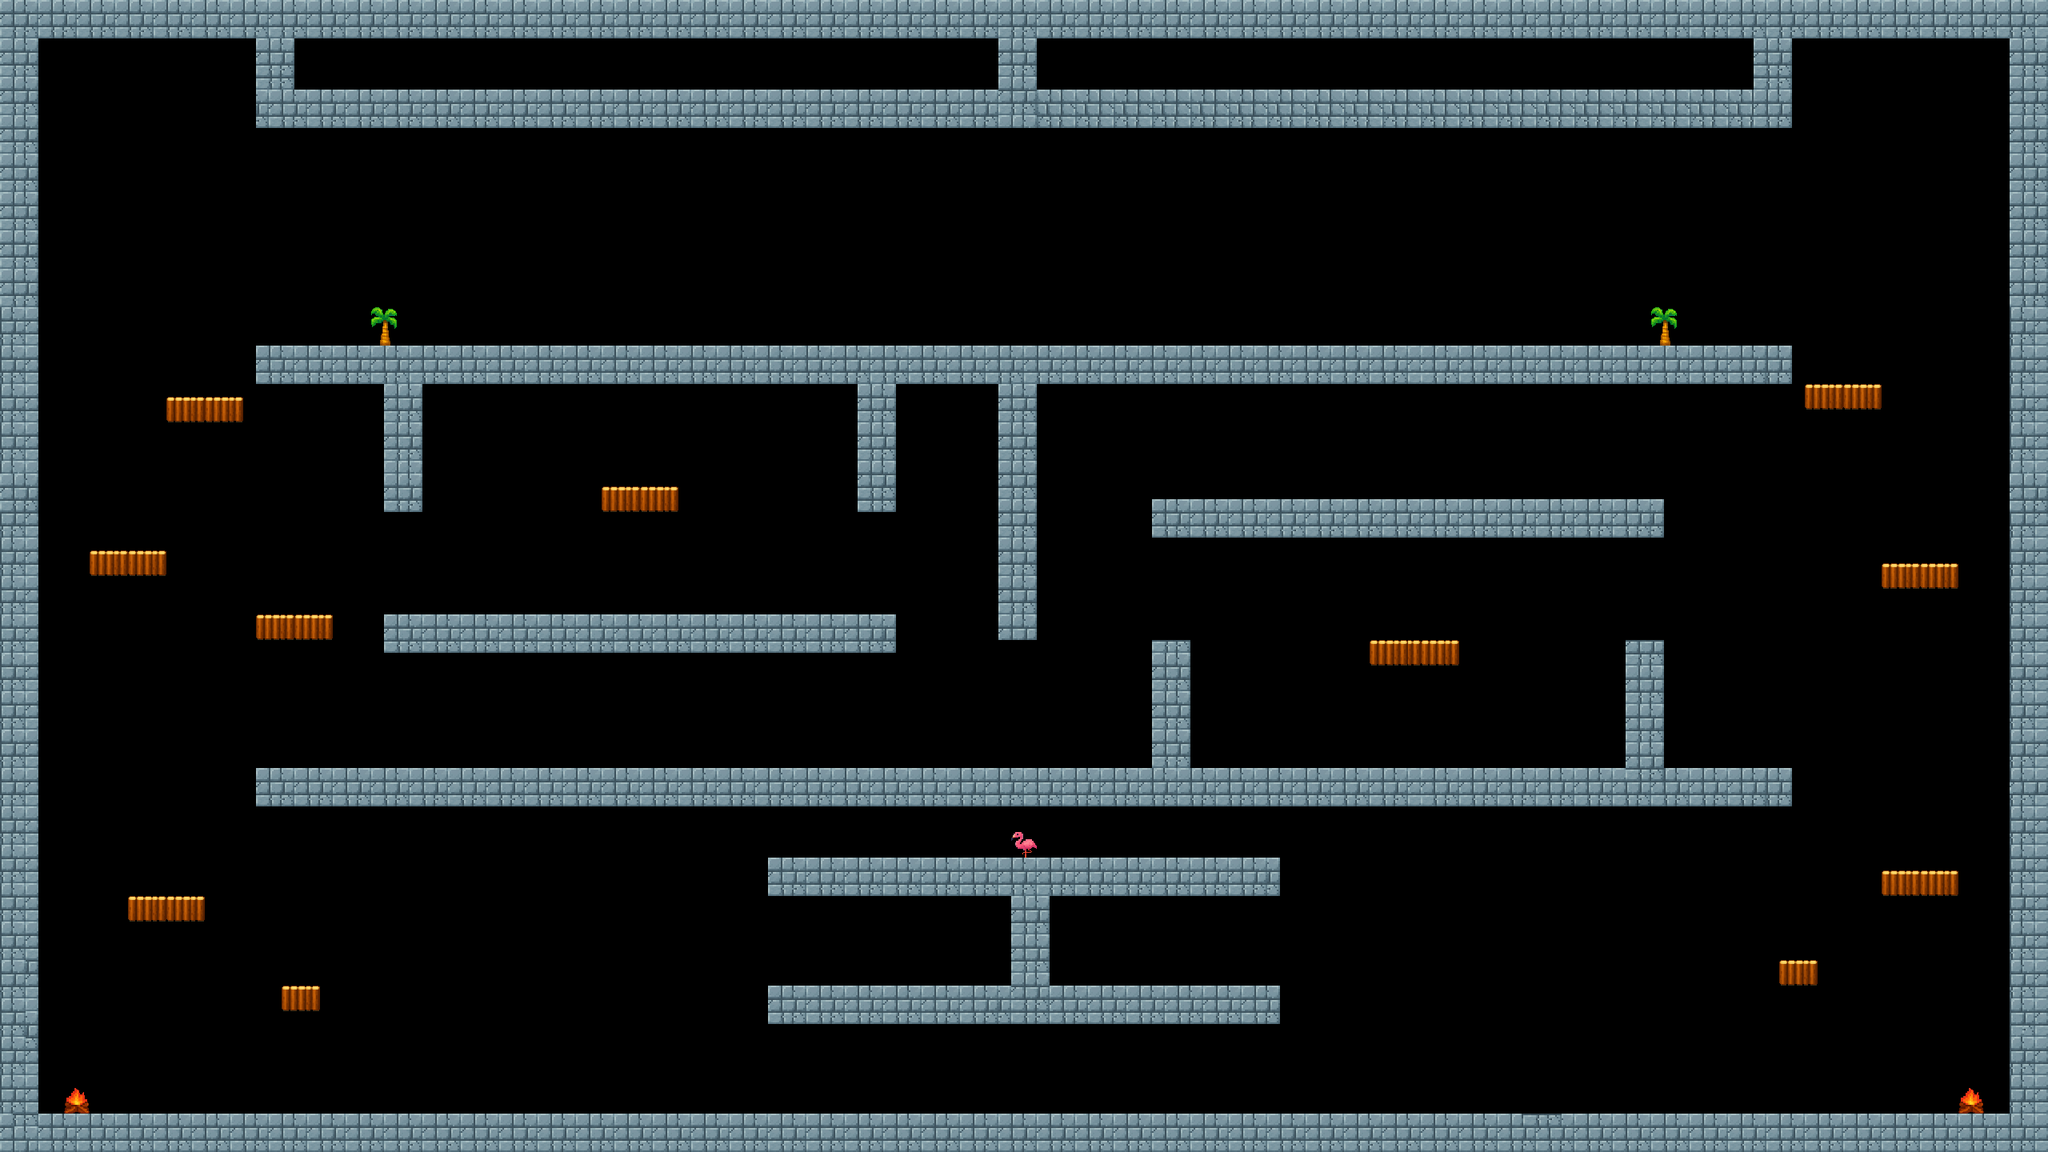

Tiled map render using the project's own tile images. Description and the map definition, with tile-layer contents summarised, below:
An orthogonal 160x90 tile map with 16x16 px tiles, 1 tile layer (Tile Layer 1) and 57 objects (11x Platform, 10x SummerTraps, 4x Chest, 4x Enemy, Player, ...).

<map version="1.10" tiledversion="1.11.2" orientation="orthogonal" renderorder="right-down" width="160" height="90" tilewidth="16" tileheight="16" infinite="0" nextlayerid="5" nextobjectid="63">
 <tileset firstgid="1" source="summer_terrain.tsx" />
 <layer id="1" name="Tile Layer 1" width="160" height="90">
  <data>[14400 cells, 3409 non-empty, 31 distinct tile ids]</data>
 </layer>
 <objectgroup id="2" name="Collision">
  <object id="1" x="0" y="0" width="2560" height="48" />
  <object id="2" x="0" y="48" width="48" height="1392" />
  <object id="3" x="48" y="1392" width="2512" height="48" />
  <object id="4" x="2512" y="48" width="48" height="1344" />
  <object id="5" x="320" y="48" width="48" height="112" />
  <object id="6" x="368" y="112" width="880" height="48" />
  <object id="7" x="1248" y="48" width="48" height="112" />
  <object id="8" x="1296" y="112" width="896" height="48" />
  <object id="9" x="2192" y="48" width="48" height="112" />
  <object id="10" x="320" y="432" width="1920" height="48" />
  <object id="11" x="2064" y="384" width="32" height="48" />
  <object id="12" x="464" y="384" width="32" height="48" />
  <object id="13" type="Platform" x="208" y="496" width="96" height="32" />
  <object id="14" type="Platform" x="112" y="688" width="96" height="32" />
  <object id="15" type="Platform" x="320" y="768" width="96" height="32" />
  <object id="16" type="Platform" x="752" y="608" width="96" height="32" />
  <object id="17" x="480" y="480" width="48" height="160" />
  <object id="18" x="480" y="768" width="640" height="48" />
  <object id="19" x="1072" y="480" width="48" height="160" />
  <object id="20" type="Platform" x="160" y="1120" width="96" height="32" />
  <object id="23" type="Platform" x="352" y="1232" width="48" height="32" />
  <object id="24" x="320" y="960" width="1920" height="48" />
  <object id="25" x="1248" y="480" width="48" height="320" />
  <object id="26" x="1440" y="800" width="48" height="160" />
  <object id="27" x="1440" y="624" width="640" height="48" />
  <object id="28" x="2032" y="800" width="48" height="160" />
  <object id="29" type="Platform" x="1712" y="800" width="112" height="32" />
  <object id="30" type="Platform" x="2256" y="480" width="96" height="32" />
  <object id="31" type="Platform" x="2352" y="704" width="96" height="32" />
  <object id="32" type="Platform" x="2352" y="1088" width="96" height="32" />
  <object id="33" type="Platform" x="2224" y="1200" width="48" height="32" />
  <object id="34" x="2448" y="1360" width="32" height="32" />
  <object id="35" x="1264" y="1040" width="32" height="32" />
  <object id="36" x="960" y="1072" width="640" height="48" />
  <object id="37" x="960" y="1232" width="640" height="48" />
  <object id="38" x="1264" y="1120" width="48" height="112" />
  <object id="39" x="80" y="1360" width="32" height="32" />
 </objectgroup>
 <objectgroup id="4" name="SpawnPoint">
  <object id="41" name="Player" type="Player" x="160" y="1328" width="64" height="64" />
  <object id="43" name="SandFlag" type="FinishFlag" x="1088" y="1168" width="64" height="64">
   <properties>
    <property name="SpriteAmount" type="int" value="1" />
   </properties>
  </object>
  <object id="44" name="BeachBall" type="Chest" x="768" y="544" width="64" height="64">
   <properties>
    <property name="SpriteAmount" type="int" value="4" />
    <property name="isEmpty" type="bool" value="true" />
   </properties>
  </object>
  <object id="46" name="BeachBall" type="Chest" x="1632" y="368" width="64" height="64">
   <properties>
    <property name="SpriteAmount" type="int" value="4" />
    <property name="isEmpty" type="bool" value="false" />
   </properties>
  </object>
  <object id="47" name="BeachBall" type="Chest" x="800" y="368" width="64" height="64">
   <properties>
    <property name="SpriteAmount" type="int" value="4" />
    <property name="isEmpty" type="bool" value="true" />
   </properties>
  </object>
  <object id="48" name="Two Skulled Bird" type="Enemy" x="624" y="1152" width="64" height="64">
   <properties>
    <property name="negativeTile" type="float" value="17" />
    <property name="positiveTile" type="float" value="17" />
    <property name="velocity" type="float" value="120" />
   </properties>
  </object>
  <object id="49" name="Two Skulled Bird" type="Enemy" x="1872" y="1120" width="64" height="64">
   <properties>
    <property name="negativeTile" type="float" value="17" />
    <property name="positiveTile" type="float" value="17" />
    <property name="velocity" type="float" value="120" />
   </properties>
  </object>
  <object id="54" name="Chubby Buck Tooth" type="Enemy" x="896" y="368" width="64" height="64">
   <properties>
    <property name="negativeTile" type="float" value="25" />
    <property name="positiveTile" type="float" value="25" />
    <property name="velocity" type="float" value="150" />
   </properties>
  </object>
  <object id="55" name="Chubby Buck Tooth" type="Enemy" x="1520" y="368" width="64" height="64">
   <properties>
    <property name="negativeTile" type="float" value="30" />
    <property name="positiveTile" type="float" value="30" />
    <property name="velocity" type="float" value="150" />
   </properties>
  </object>
  <object id="52" name="Saws" type="SummerTraps" x="1728" y="928" width="64" height="64">
   <properties>
    <property name="isVerticalMovement" type="bool" value="false" />
    <property name="leftTile" type="float" value="14" />
    <property name="rightTile" type="float" value="14" />
    <property name="velocity" type="float" value="150" />
   </properties>
  </object>
  <object id="51" name="Saws" type="SummerTraps" x="1040" y="928" width="64" height="64">
   <properties>
    <property name="isVerticalMovement" type="bool" value="false" />
    <property name="leftTile" type="float" value="15" />
    <property name="rightTile" type="float" value="15" />
    <property name="velocity" type="float" value="250" />
   </properties>
  </object>
  <object id="56" name="Saws" type="SummerTraps" x="2022" y="672" width="64" height="64">
   <properties>
    <property name="isVerticalMovement" type="bool" value="true" />
    <property name="leftTile" type="float" value="14" />
    <property name="rightTile" type="float" value="14" />
    <property name="velocity" type="float" value="0" />
   </properties>
  </object>
  <object id="57" name="Saws" type="SummerTraps" x="2022" y="736" width="64" height="64">
   <properties>
    <property name="isVerticalMovement" type="bool" value="true" />
    <property name="leftTile" type="float" value="14" />
    <property name="rightTile" type="float" value="14" />
    <property name="velocity" type="float" value="0" />
   </properties>
  </object>
  <object id="58" name="Saws" type="SummerTraps" x="1990" y="592" width="64" height="64">
   <properties>
    <property name="isVerticalMovement" type="bool" value="true" />
    <property name="leftTile" type="float" value="14" />
    <property name="rightTile" type="float" value="14" />
    <property name="velocity" type="float" value="0" />
   </properties>
  </object>
  <object id="59" name="Saws" type="SummerTraps" x="1702" y="592" width="64" height="64">
   <properties>
    <property name="isVerticalMovement" type="bool" value="true" />
    <property name="leftTile" type="float" value="14" />
    <property name="rightTile" type="float" value="14" />
    <property name="velocity" type="float" value="0" />
   </properties>
  </object>
  <object id="60" name="Saws" type="SummerTraps" x="1478" y="592" width="64" height="64">
   <properties>
    <property name="isVerticalMovement" type="bool" value="true" />
    <property name="leftTile" type="float" value="14" />
    <property name="rightTile" type="float" value="14" />
    <property name="velocity" type="float" value="0" />
   </properties>
  </object>
  </objectgroup>
</map>
<!-- 4 of 57 objects omitted -->
